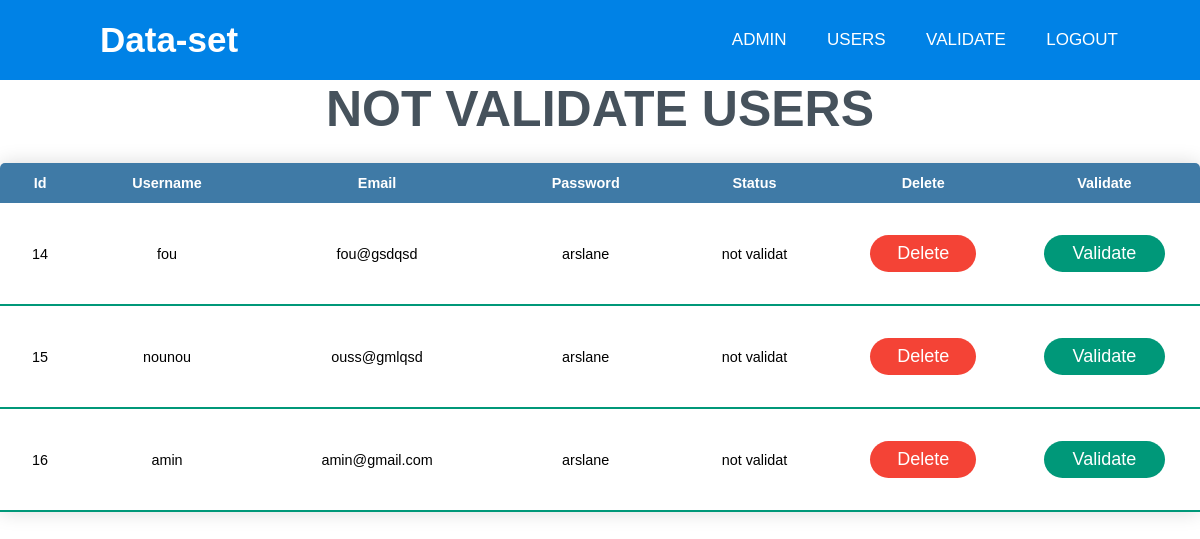
Page /Gerer/users_not_validate.php on the committed database.
### tables this page shows
CREATE TABLE `users` (
  `id` int(11) NOT NULL,
  `username` varchar(150) NOT NULL,
  `email` varchar(150) NOT NULL,
  `password` varchar(150) NOT NULL,
  `status` varchar(150) NOT NULL DEFAULT 'not validate',
  `valider` int(4) NOT NULL DEFAULT 0
);

### Gerer/users_not_validate.php (the view, shortened to what this page needs)
<?php
include ('../Upload/connect.php');
?>
<!DOCTYPE html>
<html lang="en" dir="ltr">
<head>
    <link rel="stylesheet" href="../css/style02.css">
    <link rel="stylesheet" href="../css/style03.css">
    <link rel="stylesheet" href="style.css">
    <link rel="stylesheet" href="https://cdnjs.cloudflare.com/ajax/libs/font-awesome/5.15.3/css/all.min.css" />
    <link rel="stylesheet" href=
"https://stackpath.bootstrapcdn.com/font-awesome/4.7.0/css/font-awesome.min.css">
   <link rel="stylesheet" href="https://netdna.bootstrapcdn.com/font-awesome/4.0.3/css/font-awesome.css">
   <link rel="stylesheet" href="https://cdnjs.cloudflare.com/ajax/libs/fancybox/2.1.5/jquery.fancybox.min.css"
   media="screen">
    </head>
    <body>
        <nav>
       <a href="#"> <label class="logo">Data-set</label> </a>
        <ul>
           <li><a href="../admin/admin_after_login.php">Admin</a></li>
              <li class="menu">   <a href="validation_user.php">Users</a>
            </li>
             <li class="menu">   <a href="#">validate</a>
            </li>
            <li><a href="../admin/Admin.php">Logout</a></li>
        </ul>
    </nav>
    <section>
    <div class="space">
    <h1> NOT VALIDATE USERS </h1>
    </div>
    <table class="content-table">
        <thead>
            <tr>
                <th>Id </th>
                <th>Username </th>
                <th>Email</th>
                <th>Password</th>
                <th>Status</th>
                <th>Delete</th>
                <th>Validate</th>
            </tr>
        </thead>
        <?php
$req="SELECT * from  users where valider='0'";
$res=mysqli_query($conn,$req);
while($line=mysqli_fetch_assoc($res)){
echo'
<tbody>
<tr>
        <td>'.$line['id'].'</td>
        <td>'.$line['username'].'</td>
        <td>'.$line['email'].'</td>
        <td>'.$line['password'].'</td>
        <td>'.$line['status'].'</td>
        <td><form action="delete_user_not_validate.php" method="post">
            <input type="hidden" name="id" value="'.$line['id'].'" >
            <button class="butt-2" type="submit" name="but-1" >Delete</button> </td>
            </form>
        <td><form action="valider_user.php" method="post">
        <input type="hidden" name="id" value="'.$line['id'].'" >
        <button class="butt" type="submit" name="but-2" >Validate</button> </td>
        </form>
            </tr>
            </tbody>
</div>';
  }
  ?>
    </table>
    </section>

### css/style02.css (style rules this page uses)
* { padding: 0; margin: 0; text-decoration: none; list-style: none; box-sizing: border-box; }
body { font-family: montserrat; }
nav { background: #0082e6; height: 80px; width: 100%; top: 0px; }
label.logo { color: white; font-size: 35px; line-height: 80px; padding: 0 100px; font-weight: bold; }
nav ul { float: right; margin-right: 20px; z-index: 10; margin-right: 4rem; }
nav ul li { display: inline-block; line-height: 80px; margin: 0 5px; }
nav ul li a { color: white; font-size: 17px; padding: 7px 13px; border-radius: 3px; text-transform: uppercase; }
section { background-size: cover; height: calc(100vh - 80px); }
nav .menu { position: relative; }
.space h1 { text-align: center; font-size: 50px; color: #46525c; }

### css/style03.css (style rules this page uses)
body { margin: 0; padding: 0; font-family: sans-serif; background: url() no-repeat; background-size: cover; }

### Gerer/style.css (style rules this page uses)
* { font-family: sans-serif; }
.content-table { border-collapse: collapse; margin: 25px 0; font-size: 0.9em; min-width: 100%; border-radius: 5px 5px 0 0; overflow: hidden; box-shadow: 0 0 20px rgba(0, 0, 0, 0.15); }
.content-table thead tr { background-color: #3f7aa6; color: #ffffff; text-align: left; font-weight: bold; }
.content-table th, .content-table td { padding: 12px 15px; text-align: center; }
.content-table tbody tr { border-bottom: 1px solid #dddddd; }
.content-table tbody tr:last-of-type { border-bottom: 2px solid #009879; }
.butt { width: 75%; padding: 8px; color: #ffffff; background: none #009879;; border: none; border-radius: 30px; font-size: 18px; cursor: pointer; margin: 20px 0; }
.butt-2 { width: 75%; padding: 8px; color: #ffffff; background: none #f44336; border: none; border-radius: 30px; font-size: 18px; cursor: pointer; margin: 20px 0; }

### rows in the picture
users: id "14", username "fou", email "fou@gsdqsd", password "arslane", status "not validat"
users: id "15", username "nounou", email "ouss@gmlqsd", password "arslane", status "not validat"
users: id "16", username "amin", email "amin@gmail.com", password "arslane", status "not validat"
